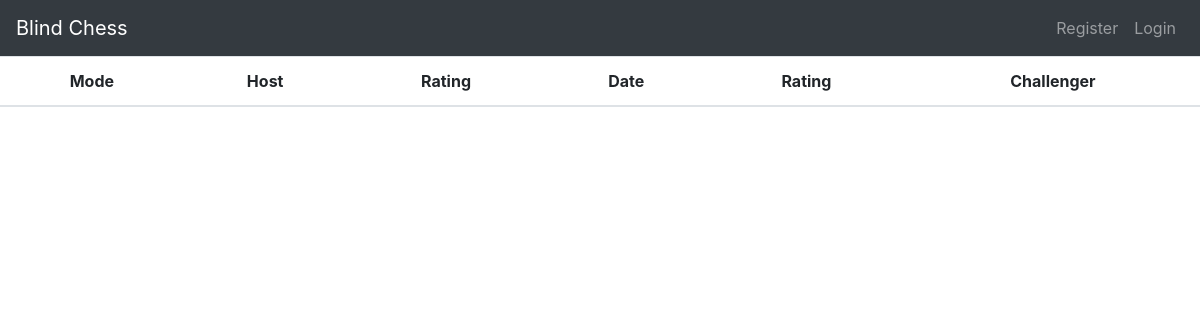
The app's page /, older data.
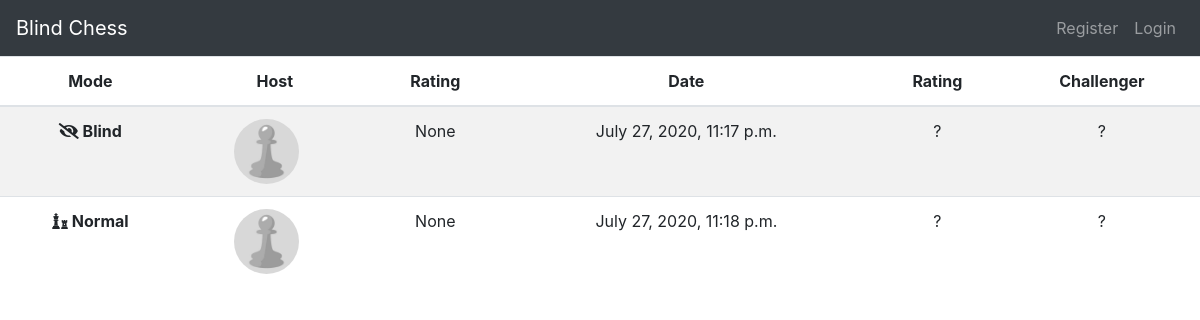
The same page, newer data.
### blindchess/models.py (models this page shows, shortened)
class Game(models.Model):
    host = models.ForeignKey(User, on_delete=models.CASCADE)
    challenger = models.CharField(max_length=100)
    mode = models.CharField(max_length=100)
    date = models.DateTimeField(default=timezone.now)

### users/models.py (models this page shows, shortened)
class Profile(models.Model):
    user = models.OneToOneField(User, on_delete=models.CASCADE)
    image = models.ImageField(default='default.jpg', upload_to='profile_pics')
    rating = models.IntegerField(default=None, blank=True, null=True)
    wins = models.IntegerField(default=0)
    ties = models.IntegerField(default=0)
    losses = models.IntegerField(default=0)

### blindchess/views.py (the view)
# urls.py: path('', views.home, name='home-page'),
def home(request):
    context = {
        'games': Game.objects.all()
    }
    return render(request, 'blindchess/home.html', context)

### blindchess/templates/blindchess/home.html
{% extends "blindchess/layout.html" %}
{% block content %}
<container>
  <table class="table table-striped">
    <thead>
      <tr>
        <th scope="col">Mode</th>
        <th scope="col">Host</th>
        <th scope="col">Rating</th>
        <th scope="col">Date</th>
        <th scope="col">Rating</th>
        <th scope="col">Challenger</th>
      </tr>
    </thead>
    <tbody>
      {% for game in games %}
      <tr>
        {% if game.mode == 'Blind' %}
        <th scope="row">
          <i class="fa fa-eye-slash" aria-hidden="true"></i> Blind
        </th>
        {% endif %} {% if game.mode == 'Normal' %}
        <th scope="row"><i class="fas fa-chess"></i> Normal</th>
        {% endif %}
        <td>
          <img
            class="rounded-circle game-img"
            src="{{game.host.profile.image.url}}"
          />
        </td>
        <td>{{game.host.profile.rating}}</td>
        <td>{{game.date}}</td>
        <td>?</td>
        <td>?</td>
      </tr>
      {% endfor %}
    </tbody>
  </table>
</container>
{% endblock content %}

### blindchess/templates/blindchess/layout.html (shortened to what this page needs)
<!DOCTYPE html>
<html lang="en">
  <head>
    {% load static %}
    <link rel="stylesheet" href="{% static 'css/styles.css' %}" />
    <link
      href="https://stackpath.bootstrapcdn.com/bootstrap/4.3.1/css/bootstrap.min.css"
      rel="stylesheet"
    />
    <link
      href="https://use.fontawesome.com/releases/v5.0.4/css/all.css"
      rel="stylesheet"
    />
  </head>
  <body>
    <nav class="navbar navbar-expand-lg navbar-dark bg-dark">
      <a class="navbar-brand" href="/">Blind Chess</a>
      <div class="navbar-collapse collapse" id="navbarNavDropdown">
        <ul class="navbar-nav ml-auto">
          {% if user.is_authenticated %}
          <a class="nav-link" href="{% url 'game' %}">TestGame</a>
          <a class="nav-link" href="{% url 'profile' %}">Profile</a>
          <a class="nav-link" href="{% url 'logout' %}">Logout</a>
          {% else %}
          <li class="nav-item">
            <a class="nav-link" href="{% url 'register' %}">Register</a>
          </li>
          <li class="nav-item">
            <a class="nav-link" href="{% url 'login' %}">Login</a>
          </li>
          {% endif %}
        </ul>
      </div>
    </nav>
  </body>
   {% block content %} {% endblock %}
</html>

### blindchess/static/css/styles.css (style rules this page uses)
.game-img { height: 65px; width: 65px; margin-right: 16px; }
.table td { text-align: center; }
.table th { text-align: center; }

Row changes from the older to the newer data that the page shows:
added Game: mode "Blind" (drawn), host.profile.image (placeholder picture), host.profile.rating "None", date "July 27, 2020, 11:17 p.m."
added Game: mode "Normal" (drawn), host.profile.image (placeholder picture), host.profile.rating "None", date "July 27, 2020, 11:18 p.m."
